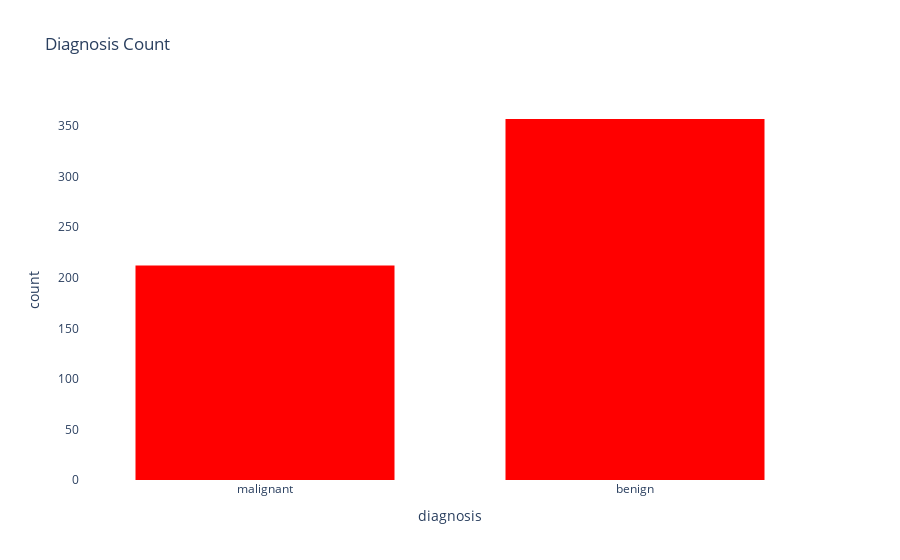

The notebook cell saved with this chart:
### Markdown cell above
Exploratory Data Analysis refers to the critical process of performing initial investigations on data so as to discover patterns,to spot anomalies,to test hypothesis and to check assumptions with the help of summary statistics and graphical representations.

### Code cell
fig = px.histogram(Df, 
                   x='diagnosis', 
                   color_discrete_sequence=['red'],
                   title='Diagnosis Count')
fig.update_layout(bargap=0.3)
fig.update_xaxes(showgrid=False)
fig.update_yaxes(showgrid=False)
fig.update_layout({'plot_bgcolor': 'rgba(0, 0, 0, 0)','paper_bgcolor': 'rgba(0, 0, 0, 0)'})
fig.show()

### Figure 1 — Plotly figure (JSON) as saved in the notebook; plotly's stock layout.template omitted (floating-point values rounded to 4 significant figures; data arrays with more than 128 entries replaced by an {"elided": "..."} marker saying what was removed)
{"data": [{"alignmentgroup": "True", "bingroup": "x", "hovertemplate": "diagnosis=%{x}<br>count=%{y}<extra></extra>", "legendgroup": "", "marker": {"color": "red", "pattern": {"shape": ""}}, "name": "", "offsetgroup": "", "orientation": "v", "showlegend": false, "type": "histogram", "x": {"elided": "569 str values"}, "xaxis": "x", "yaxis": "y"}], "layout": {"bargap": 0.3, "barmode": "relative", "legend": {"tracegroupgap": 0}, "paper_bgcolor": "rgba(0, 0, 0, 0)", "plot_bgcolor": "rgba(0, 0, 0, 0)", "title": {"text": "Diagnosis Count"}, "xaxis": {"anchor": "y", "domain": [0, 1], "showgrid": false, "title": {"text": "diagnosis"}}, "yaxis": {"anchor": "x", "domain": [0, 1], "showgrid": false, "title": {"text": "count"}}}}
